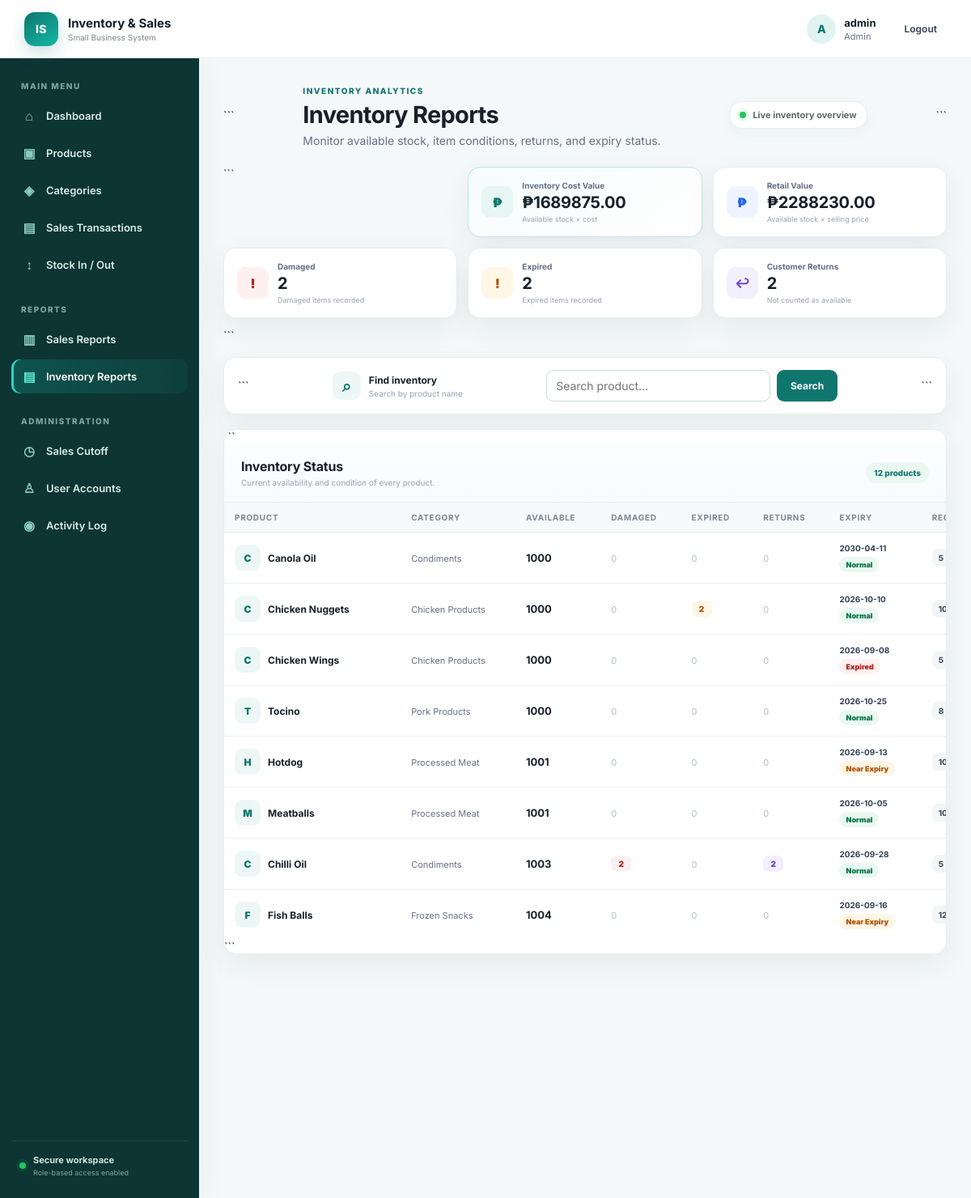
Page /reports/inventory (signed in) on the earlier database version.
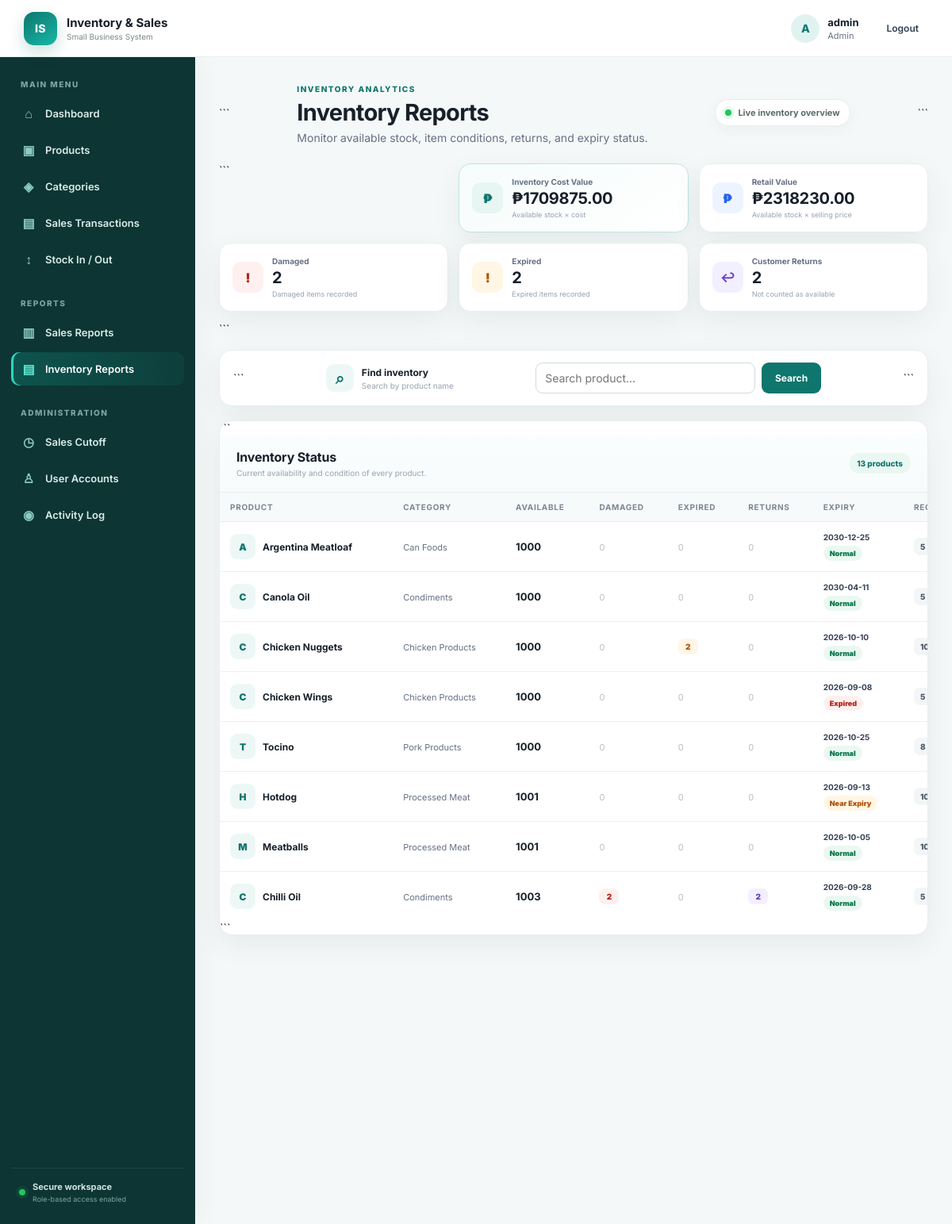
Same page on the later database version.
### tables this page shows
CREATE TABLE products (id INTEGER PRIMARY KEY AUTOINCREMENT, name TEXT NOT NULL, category_id INTEGER, price REAL NOT NULL DEFAULT 0, cost REAL NOT NULL DEFAULT 0, stock INTEGER NOT NULL DEFAULT 0, reorder_level INTEGER NOT NULL DEFAULT 5, expiry_date text, active integer not null default 1, FOREIGN KEY(category_id) REFERENCES categories(id) ON DELETE SET NULL);

CREATE TABLE categories (id INTEGER PRIMARY KEY AUTOINCREMENT, name TEXT UNIQUE NOT NULL);

### app.py (the view)
@app.route("/reports/inventory")
@login_required
def inventory_report():
    q = request.args.get("q", "").strip()
    conn = db()
    rows = conn.execute("""
        SELECT p.*, c.name category,
               COALESCE((SELECT SUM(quantity) FROM inventory_adjustments a WHERE a.product_id=p.id AND a.adjustment_type IN ('DAMAGED','CUSTOMER_RETURN_DAMAGED')),0) damaged,
               COALESCE((SELECT SUM(quantity) FROM inventory_adjustments a WHERE a.product_id=p.id AND a.adjustment_type IN ('EXPIRED','CUSTOMER_RETURN_EXPIRED')),0) expired,
               COALESCE((SELECT SUM(quantity) FROM inventory_adjustments a WHERE a.product_id=p.id AND a.adjustment_type LIKE 'CUSTOMER_RETURN_%'),0) returns,
               CASE WHEN p.stock=0 THEN 'Out of Stock' WHEN p.stock <= p.reorder_level THEN 'Low Stock' ELSE 'In Stock' END status,
               CASE WHEN p.expiry_date IS NULL THEN 'No expiry date' WHEN date(p.expiry_date)<date(?) THEN 'Expired' WHEN date(p.expiry_date)<=date(?,'+7 day') THEN 'Near Expiry' ELSE 'Normal' END expiry_status
        FROM products p LEFT JOIN categories c ON c.id=p.category_id
        WHERE p.name LIKE ? ORDER BY p.stock ASC, p.name
    """, (today_str(), today_str(), f"%{q}%")).fetchall()
    total_value = sum(r["cost"] * r["stock"] for r in rows)
    retail_value = sum(r["price"] * r["stock"] for r in rows)
    damaged_total = sum(r["damaged"] for r in rows)
    expired_total = sum(r["expired"] for r in rows)
    return_total = sum(r["returns"] for r in rows)
    conn.close()
    return render_template("inventory_report.html", products=rows, total_value=total_value, retail_value=retail_value, q=q, damaged_total=damaged_total, expired_total=expired_total, return_total=return_total)

### app.py (called while the page is built)
def db():
    conn = sqlite3.connect(DB)
    conn.row_factory = sqlite3.Row
    conn.execute("PRAGMA foreign_keys = ON")
    return conn

def today_str():
    return date.today().isoformat()

def login_required(f):
    @wraps(f)
    def wrapped(*args, **kwargs):
        if "user_id" not in session:
            return redirect(url_for("login"))
        return f(*args, **kwargs)
    return wrapped

### templates/inventory_report.html (shortened to what the changed rows need)
{% extends "base.html" %}
{% block content %}
<div class="page-head report-page-head">
<div>
    <h1>Inventory Reports</h1>
</div>
</div>
<div class="report-stats">
<div class="report-stat-card report-stat-main">
    <div>
        <span>Inventory Cost Value</span>
        <strong>₱{{ "%.2f"|format(total_value) }}</strong>
        <small>Available stock × cost</small>
    </div>
</div>
<div class="report-stat-card">
    <div>
        <span>Retail Value</span>
        <strong>₱{{ "%.2f"|format(retail_value) }}</strong>
        <small>Available stock × selling price</small>
    </div>
</div>
</div>
<div class="panel report-table-panel">
<div class="report-table-head">
    <div>
        <h2>Inventory Status</h2>
        <p>
        </p>
    </div>
    <span class="table-count">
        {{ products|length }}
        product{% if products|length != 1 %}s{% endif %}
    </span>
</div>
<div class="table-wrap report-table-wrap">
    <table class="report-table">
        <thead>
            <tr>
                <th>Product</th>
                <th>Category</th>
                <th>Available</th>
                <th>Damaged</th>
                <th>Expired</th>
                <th>Returns</th>
                <th>Expiry</th>
                <th>Reorder</th>
            </tr>
        </thead>
        <tbody>
            {% for p in products %}
            <tr>
                <td>
                    <div class="product-cell">
                        <span class="product-avatar">
                            {{ p.name[:1]|upper }}
                        </span>
                        <strong>
                            {{ p.name }}
                        </strong>
                    </div>
                </td>
                <td>
                    <span class="category-text">
                        {{ p.category or "-" }}
                    </span>
                </td>
                <td>
                    <strong class="available-number">
                        {{ p.stock }}
                    </strong>
                </td>
                <td>
                    {% if p.damaged %}
                    <span class="number-badge damaged-number">
                        {{ p.damaged }}
                    </span>
                    {% else %}
                    <span class="zero-number">
                        0
                    </span>
                    {% endif %}
                </td>
                <td>
                    {% if p.expired %}
                    <span class="number-badge expired-number">
                        {{ p.expired }}
                    </span>
                    {% else %}
                    <span class="zero-number">
                        0
                    </span>
                    {% endif %}
                </td>
                <td>
                    {% if p.returns %}
                    <span class="number-badge return-number">
                        {{ p.returns }}
                    </span>
                    {% else %}
                    <span class="zero-number">
                        0
                    </span>
                    {% endif %}
                </td>
                <td>
                    {% if p.expiry_date %}
                    <div class="expiry-cell">
                        <strong>
                            {{ p.expiry_date }}
                        </strong>
                        <span
                            class="report-badge
                            {% if p.expiry_status == 'Expired' %}
                                badge-danger
                            {% elif p.expiry_status == 'Near Expiry' %}
                                badge-warning
                            {% else %}
                                badge-success
                            {% endif %}"
                        >
                            {{ p.expiry_status }}
                        </span>
                    </div>
                    {% else %}
                    <span class="no-data">
                        No expiry date
                    </span>
                    {% endif %}
                </td>
                <td>
                    <span class="reorder-number">
                        {{ p.reorder_level }}
                    </span>
                </td>
            </tr>
            {% else %}
            <tr>
                <td colspan="9" class="report-empty">
                    No products found.
                </td>
            </tr>
            {% endfor %}
        </tbody>
    </table>
</div>
</div>
{% endblock %}

Differences in the rows shown:
no longer on this page (row unchanged): products: name "F", name "Fish Balls", name "Frozen Snacks", stock "1004", expiry_date "2026-09-16", expiry_status "Near Expiry", reorder_level "12"
added products: name "A", name "Argentina Meatloaf", name "Can Foods", stock "1000", expiry_date "2030-12-25", expiry_status "Normal", reorder_level "5"
Other differences:
{{ "%.2f"|format(total_value) }}: "1689875.00" → "1709875.00"
{{ "%.2f"|format(retail_value) }}: "2288230.00" → "2318230.00"
{{ products|length }}: "12" → "13"
